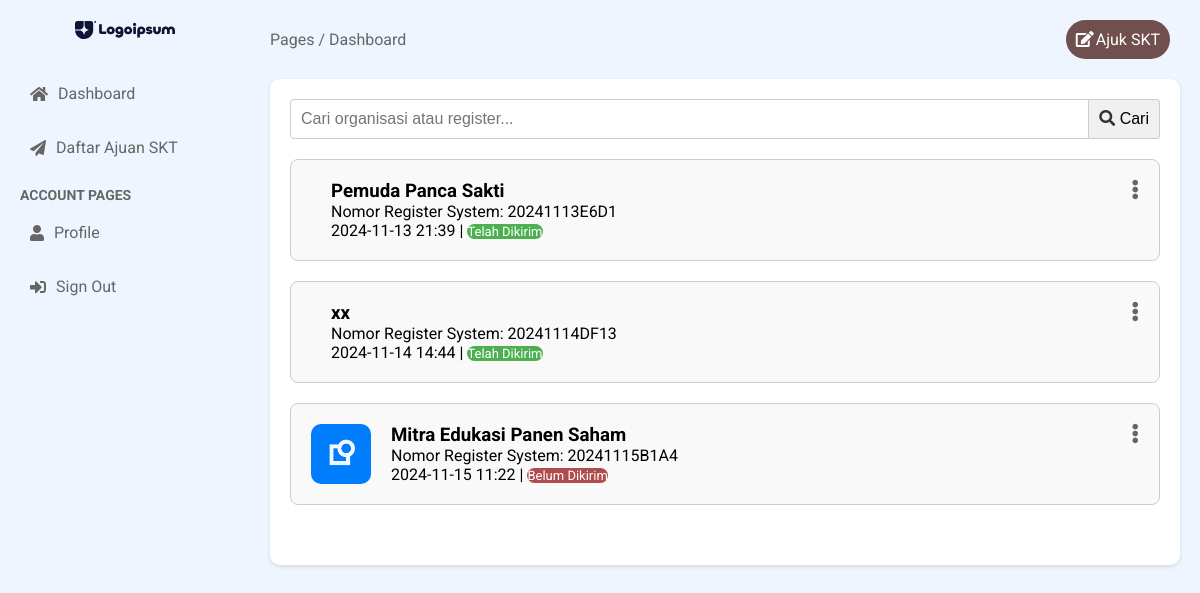
The app's page /dashboard/ (signed in), older data.
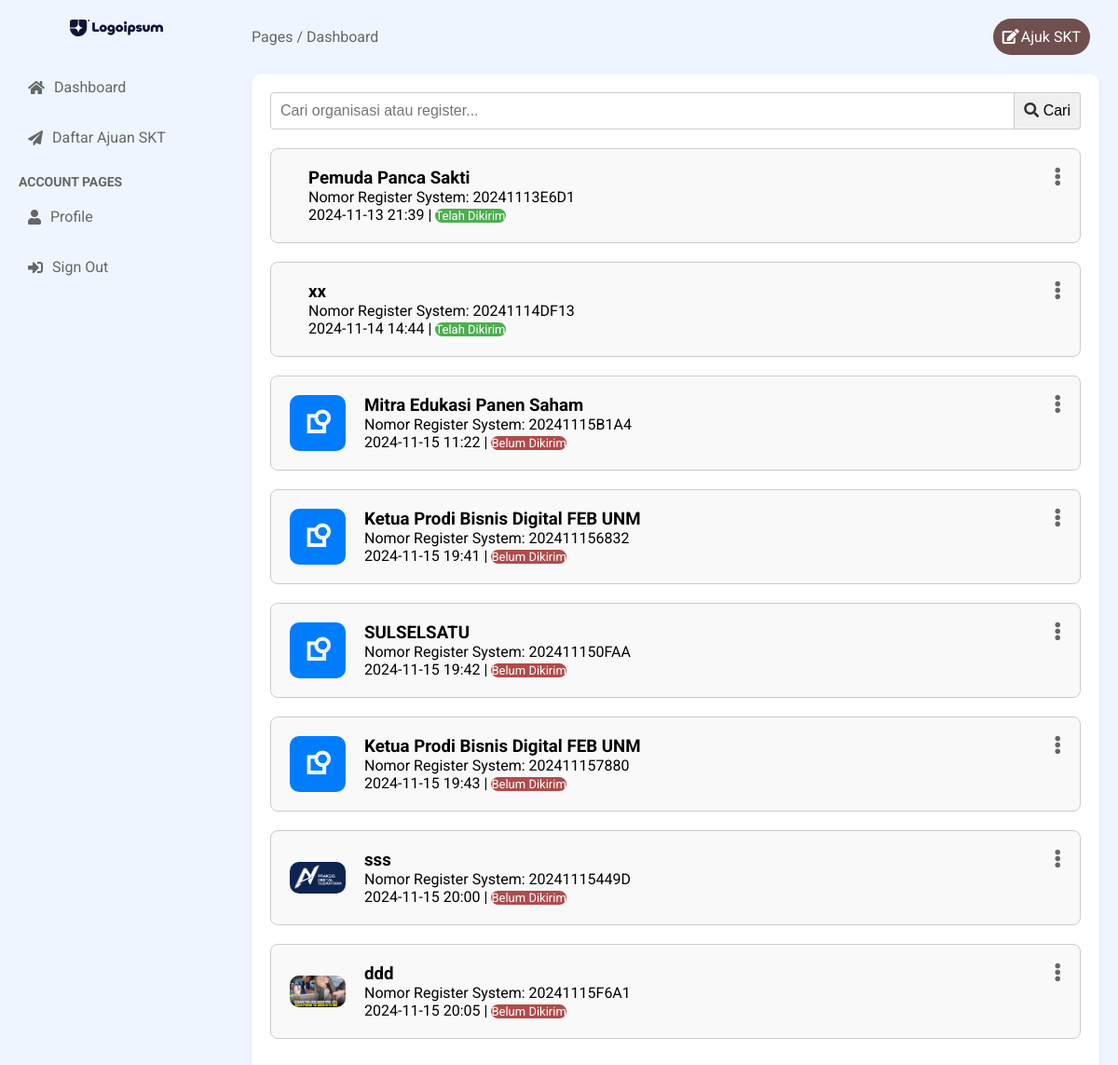
The same page, newer data.
### modelform/models.py (models this page shows, shortened)
class Register(models.Model):
    id = models.UUIDField(primary_key=True, default=uuid.uuid4, editable=False)
    author = models.ForeignKey(User, on_delete=models.CASCADE, null=True, blank=True)
    nama_organisasi = models.CharField(max_length=255)
    register = models.CharField(max_length=10, unique=True, editable=False)
    created_at = models.DateTimeField(auto_now_add=True)
    logo = models.ImageField(upload_to=logo, blank=False, null=True, validators=[validate_file_size])
    is_completed = models.BooleanField(default=False)
    is_verified = models.BooleanField(default=False)  # Field untuk status verifikasi
    verified_at = models.DateTimeField(null=True, blank=True)  # Tanggal dan waktu verifikasi

### accounts/viewsPelanggan.py (the view)
# urls.py: path('dashboard/', viewsPelanggan.pelanggan, name='dashboard_pelanggan'),
@user_passes_test(is_pelanggan)
def pelanggan(request):
    query = request.GET.get('q', '')  # Mengambil nilai dari parameter 'q' di URL
    results = Register.objects.filter(author=request.user)
    jumlah_pengajuan_skt = Register.objects.filter(is_completed=True).filter(author=request.user).count()
    if query:
        results = results.filter(
            Q(nama_organisasi__icontains=query) | Q(register__icontains=query)
        )
    user = request.user
    return render(request, 'dashboard/pelanggan.html', {'user': user, 'results': results, 'query': query, 'jumlah_pengajuan_skt': jumlah_pengajuan_skt})

### accounts/context_processors.py (called while the page is built)
def versioned_static(request):
    version = 'v1.x'  # Increment this version number
    return {
        'STATIC_VERSION': version,
    }

### accounts/viewsPelanggan.py (called while the page is built)
def is_pelanggan(user):
    return user.is_authenticated and user.is_pelanggan

### templates/dashboard/pelanggan.html (shortened to what this page needs)
{% extends 'dashboard/base.html' %}
{% load static %}
{% block content %}
<main class="main-content">
<header class="main-header">
    <div class="breadcrumb">
        <span>Pages / Dashboard</span>
    </div>
    <div class="header-right">
      <a href="{% url 'create_register' %}" class="btn-add"><i class="fas fa-edit"></i>Ajuk SKT</a>
    </div>
</header>
<section class="main-section">
<form method="GET" action="{% url 'dashboard_pelanggan' %}" class="search-form">
  <input
      type="text"
      name="q"
      placeholder="Cari organisasi atau register..."
      value="{{ query }}"
      aria-label="Search"
  >
  <button type="submit" aria-label="Cari">
      <i class="fas fa-search"></i> Cari
  </button>
</form>
{% if results %}
<div class="categories-list-undangan">
  {% for register in results %}
  <div class="category-list-undangan">
    <img src="{{ register.logo.url }}" alt="">
    <div class="category-text">
      <h3>{{ register.nama_organisasi }}</h3>
      <p>Nomor Register System: {{ register.register }}</p>
      <p> {{ register.created_at|date:"Y-m-d H:i" }} |
        {% if register.is_completed %}
        <span class="status-approved">Telah Dikirim</span>
        {% else %}
        <span class="status-pending">Belum Dikirim</span>
        {% endif %}
      </p>
    </div>
    <div class="menu-list-undangan">
      <i class="fas fa-ellipsis-v menu-icon" onclick="toggleModal('modal{{ register.id }}')"></i>
    </div>
  </div>
{% endfor %}
{% else %}
<div class="message error"> No organisasi found.</div>
</div>
{% endif %}
</section>
</main>
</div>
{% endblock %}

Row changes from the older to the newer data that the page shows:
added Register: logo (picture), nama_organisasi "Ketua Prodi Bisnis Digital FEB UNM", register "202411156832", created_at "2024-11-15 19:41", is_completed "Belum Dikirim"
added Register: logo (picture), nama_organisasi "SULSELSATU", register "202411150FAA", created_at "2024-11-15 19:42", is_completed "Belum Dikirim"
added Register: logo (picture), nama_organisasi "Ketua Prodi Bisnis Digital FEB UNM", register "202411157880", created_at "2024-11-15 19:43", is_completed "Belum Dikirim"
added Register: logo (picture), nama_organisasi "sss", register "20241115449D", created_at "2024-11-15 20:00", is_completed "Belum Dikirim"
added Register: logo (picture), nama_organisasi "ddd", register "20241115F6A1", created_at "2024-11-15 20:05", is_completed "Belum Dikirim"
